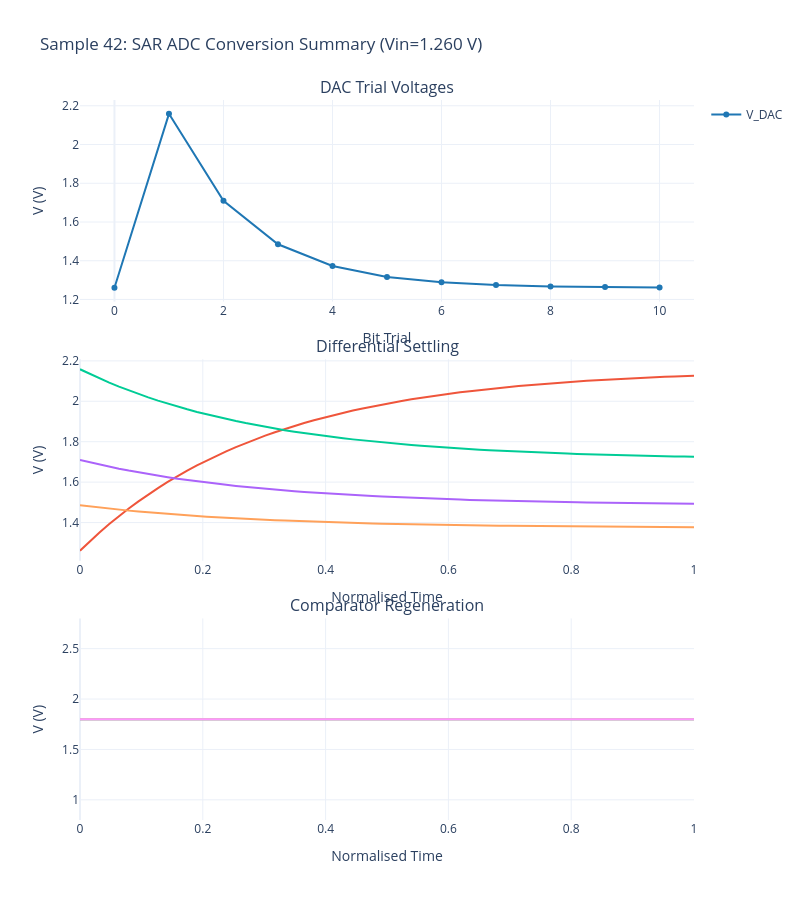

Notebook cell for this chart:
### Code cell
# Three-panel conversion summary plot
fig = plot_conversion_summary(
    vdac=vdac,
    vdiff=vdiff,
    vcomp=vcomp,
    t_local=t_local,
    title=f"Sample {SAMPLE_IDX}: SAR ADC Conversion Summary (Vin={params_s[0]:.3f} V)",
)
fig.show()
